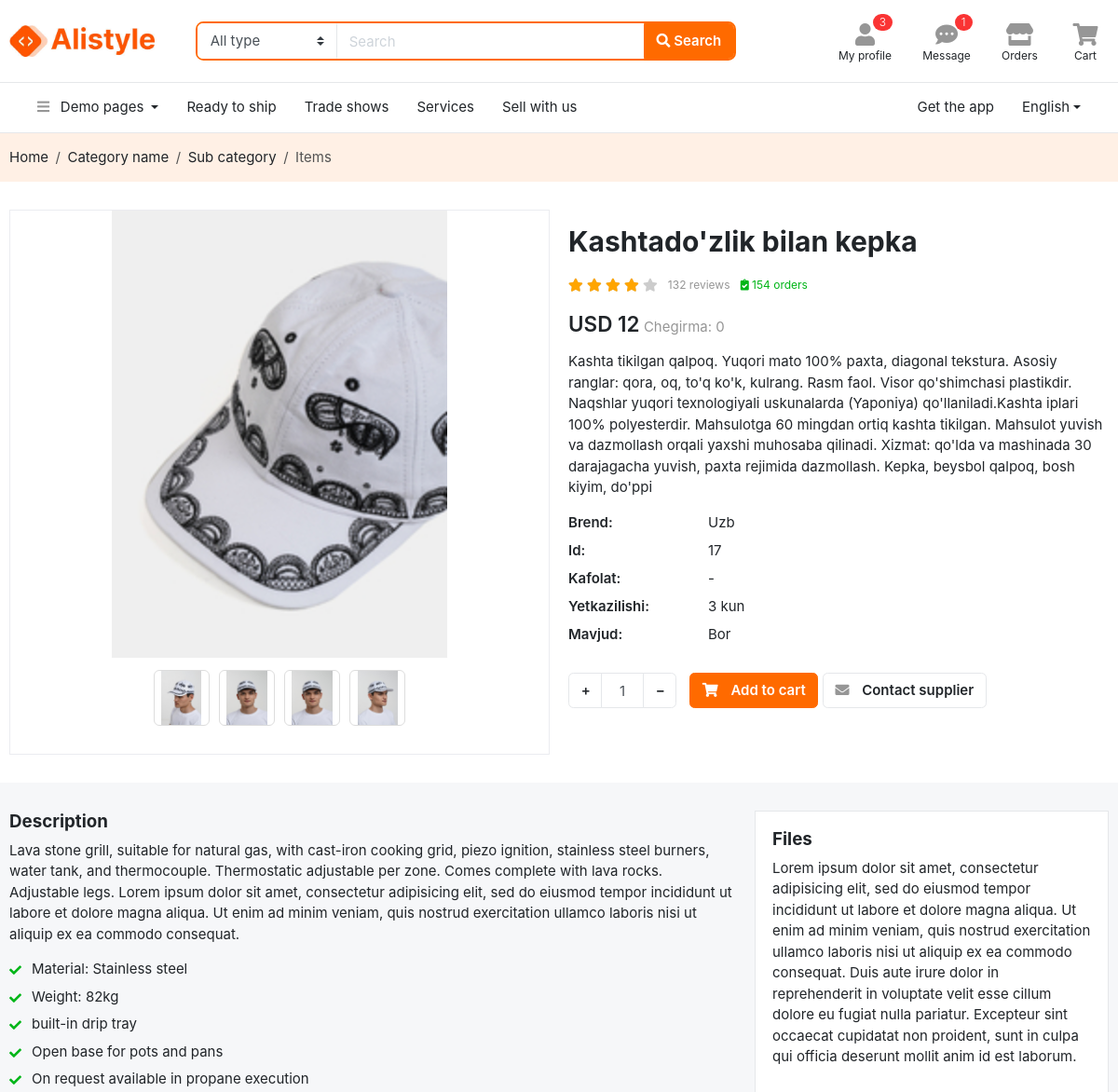
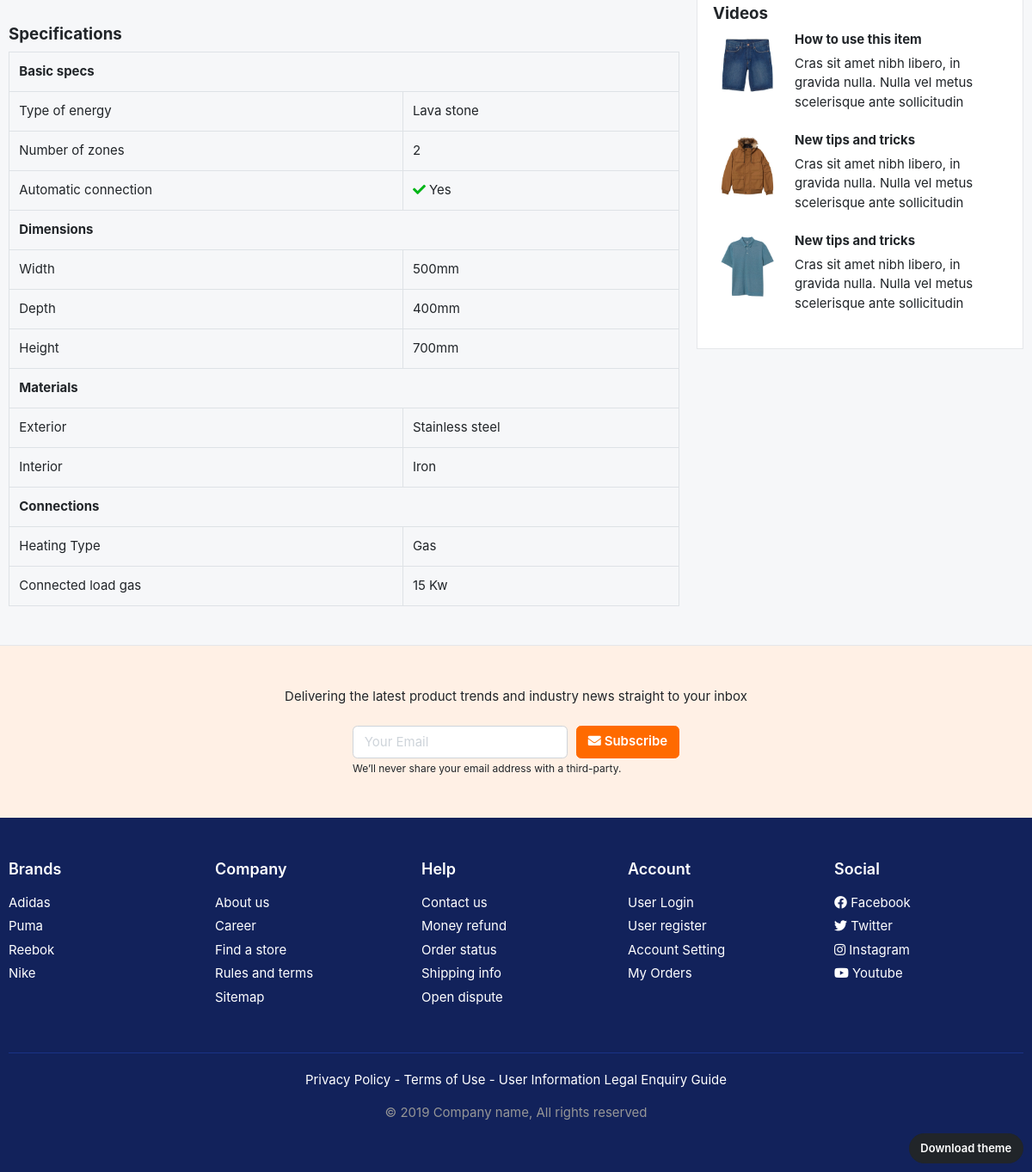
The app's page /asosiy/mahsulot/17/ with its own data (2 pictures, top to bottom).
### asosiyapp/models.py (models this page shows, shortened)
class Mahsulot(models.Model):
    nom = models.CharField(max_length=70)
    brend = models.CharField(max_length=70)
    batafsil = models.CharField(max_length=700)
    kafolat = models.CharField(max_length=70)
    yetkazish = models.CharField(max_length=70)
    narx = models.PositiveSmallIntegerField()
    chegirma = models.PositiveSmallIntegerField(default=0)
    mavjud = models.BooleanField(default=True)
    min_order = models.CharField(max_length=30, default="1 dona")
    ichki = models.ForeignKey(Ichki, on_delete=models.CASCADE)

class Rasm(models.Model):
    rasm = models.FileField(upload_to="mahsulotlar")
    mahsulot = models.ForeignKey(Mahsulot, on_delete=models.CASCADE, related_name='rasmlari')

### asosiyapp/views.py (the view)
# urls.py: path('mahsulot/<int:pk>/', MahsulotView.as_view(), name='mahsulot'),
class MahsulotView(View):
    def get(self, request,pk):
        context = {
            "mahsulot": Mahsulot.objects.get(id=pk),
        }
        return render(request,'page-detail-product.html', context)

### templates/page-detail-product.html (shortened to what this page needs)
{% extends 'header.html' %}
{% block content %}
<section class="py-3 bg-light">
  <div class="container">
    <ol class="breadcrumb">
        <li class="breadcrumb-item"><a href="/asosiy/">Home</a></li>
        <li class="breadcrumb-item"><a href="/asosiy/bolimlar/">Category name</a></li>
        <li class="breadcrumb-item"><a href="/asosiy/bolim/ichki/{{mahsulot.id}}/">Sub category</a></li>
        <li class="breadcrumb-item active" aria-current="page">Items</li>
    </ol>
  </div>
</section>
<section class="section-content bg-white padding-y">
<div class="container">
	<div class="row">
		<aside class="col-md-6">
<div class="card">
<article class="gallery-wrap">
	<div class="img-big-wrap">
	  <div> <a href="#"><img src="{{mahsulot.rasmlari.first.rasm.url}}"></a></div>
	</div>
	<div class="thumbs-wrap">
        {% for i in mahsulot.rasmlari.all|slice:"1:5" %}
	  <a href="#" class="item-thumb"> <img src="{{i.rasm.url}}"></a>
        {% endfor %}
	</div>
</article>
</div>
		</aside>
		<main class="col-md-6">
<article class="product-info-aside">
<h2 class="title mt-3">{{mahsulot.nom}}</h2>
<div class="rating-wrap my-3">
	<ul class="rating-stars">
		<li style="width:80%" class="stars-active">
			<i class="fa fa-star"></i> <i class="fa fa-star"></i>
			<i class="fa fa-star"></i> <i class="fa fa-star"></i>
		</li>
		<li>
			<i class="fa fa-star"></i> <i class="fa fa-star"></i>
			<i class="fa fa-star"></i> <i class="fa fa-star"></i>
			<i class="fa fa-star"></i>
		</li>
	</ul>
	<small class="label-rating text-muted">132 reviews</small>
	<small class="label-rating text-success"> <i class="fa fa-clipboard-check"></i> 154 orders </small>
</div>
<div class="mb-3">
	<var class="price h4">USD {{mahsulot.narx}}</var>
	<span class="text-muted">Chegirma: {{mahsulot.chegirma}}</span>
</div>
<p>{{mahsulot.batafsil}}</p>
<dl class="row">
  <dt class="col-sm-3">Brend:</dt>
  <dd class="col-sm-9"><a href="#">{{mahsulot.brend}}</a></dd>
  <dt class="col-sm-3">Id:</dt>
  <dd class="col-sm-9">{{mahsulot.id}}</dd>
  <dt class="col-sm-3">Kafolat:</dt>
  <dd class="col-sm-9">{{mahsulot.kafolat}}</dd>
  <dt class="col-sm-3">Yetkazilishi:</dt>
  <dd class="col-sm-9">{{mahsulot.yetkazish}}</dd>
  <dt class="col-sm-3">Mavjud:</dt>
    {% if mahsulot.mavjud %}
  <dd class="col-sm-9">Bor</dd>
    {% else %}
  <dd class="col-sm-9">Yo'q</dd>
    {% endif %}
</dl>
	<div class="form-row  mt-4">
		<div class="form-group col-md flex-grow-0">
			<div class="input-group mb-3 input-spinner">
			  <div class="input-group-prepend">
			    <button class="btn btn-light" type="button" id="button-plus"> + </button>
			  </div>
			  <input type="text" class="form-control" value="1">
			  <div class="input-group-append">
			    <button class="btn btn-light" type="button" id="button-minus"> &minus; </button>
			  </div>
			</div>
		</div>
		<div class="form-group col-md">
			<a href="/buyurtma/savat-qoshish/{{mahsulot.id}}/"  class="btn  btn-primary">
				<i class="fas fa-shopping-cart"></i> <span class="text">Add to cart</span>
			</a>
			<a href="#" class="btn btn-light">
        <i class="fas fa-envelope"></i> <span class="text">Contact supplier</span>
			</a>
		</div>
	</div>
</article>
		</main>
	</div>
</div>
</section>
<section class="section-name padding-y bg">
<div class="container">
<div class="row">
	<div class="col-md-8">
		<h5 class="title-description">Description</h5>
		<p>
			Lava stone grill, suitable for natural gas, with cast-iron cooking grid, piezo ignition, stainless steel burners, water tank, and thermocouple. Thermostatic adjustable per zone. Comes complete with lava rocks. Adjustable legs. Lorem ipsum dolor sit amet, consectetur adipisicing elit, sed do eiusmod
			tempor incididunt ut labore et dolore magna aliqua. Ut enim ad minim veniam,
			quis nostrud exercitation ullamco laboris nisi ut aliquip ex ea commodo
			consequat.
		</p>
		<ul class="list-check">
		<li>Material: Stainless steel</li>
		<li>Weight: 82kg</li>
		<li>built-in drip tray</li>
		<li>Open base for pots and pans</li>
		<li>On request available in propane execution</li>
		</ul>
		<h5 class="title-description">Specifications</h5>
		<table class="table table-bordered">
			<tr> <th colspan="2">Basic specs</th> </tr>
			<tr> <td>Type of energy</td><td>Lava stone</td> </tr>
			<tr> <td>Number of zones</td><td>2</td> </tr>
			<tr> <td>Automatic connection	</td> <td> <i class="fa fa-check text-success"></i> Yes </td></tr>
			<tr> <th colspan="2">Dimensions</th> </tr>
			<tr> <td>Width</td><td>500mm</td> </tr>
			<tr> <td>Depth</td><td>400mm</td> </tr>
			<tr> <td>Height	</td><td>700mm</td> </tr>
			<tr> <th colspan="2">Materials</th> </tr>
			<tr> <td>Exterior</td><td>Stainless steel</td> </tr>
			<tr> <td>Interior</td><td>Iron</td> </tr>
			<tr> <th colspan="2">Connections</th> </tr>
			<tr> <td>Heating Type</td><td>Gas</td> </tr>
			<tr> <td>Connected load gas</td><td>15 Kw</td> </tr>
		</table>
	</div>
	<aside class="col-md-4">
		<div class="box">
		<h5 class="title-description">Files</h5>
			<p>
				Lorem ipsum dolor sit amet, consectetur adipisicing elit, sed do eiusmod
        tempor incididunt ut labore et dolore magna aliqua. Ut enim ad minim veniam,
        quis nostrud exercitation ullamco laboris nisi ut aliquip ex ea commodo
        consequat. Duis aute irure dolor in reprehenderit in voluptate velit esse
        cillum dolore eu fugiat nulla pariatur. Excepteur sint occaecat cupidatat non
        proident, sunt in culpa qui officia deserunt mollit anim id est laborum.
			</p>
    <h5 class="title-description">Videos</h5>
    <article class="media mb-3">
      <a href="#"><img class="img-sm mr-3" src="images/posts/3.jpg"></a>
      <div class="media-body">
        <h6 class="mt-0"><a href="#">How to use this item</a></h6>
        <p class="mb-2"> Cras sit amet nibh libero, in gravida nulla. Nulla vel metus scelerisque ante sollicitudin </p>
      </div>
    </article>
    <article class="media mb-3">
      <a href="#"><img class="img-sm mr-3" src="images/posts/2.jpg"></a>
      <div class="media-body">
        <h6 class="mt-0"><a href="#">New tips and tricks</a></h6>
        <p class="mb-2"> Cras sit amet nibh libero, in gravida nulla. Nulla vel metus scelerisque ante sollicitudin </p>
      </div>
    </article>
    <article class="media mb-3">
      <a href="#"><img class="img-sm mr-3" src="images/posts/1.jpg"></a>
      <div class="media-body">
        <h6 class="mt-0"><a href="#">New tips and tricks</a></h6>
        <p class="mb-2"> Cras sit amet nibh libero, in gravida nulla. Nulla vel metus scelerisque ante sollicitudin </p>
      </div>
    </article>
	</div>
	</aside>
</div>
</div>
</section>
<section class="padding-y-lg bg-light border-top">
<div class="container">
<p class="pb-2 text-center">Delivering the latest product trends and industry news straight to your inbox</p>
<div class="row justify-content-md-center">
  <div class="col-lg-4 col-sm-6">
<form class="form-row">
    <div class="col-8">
    <input class="form-control" placeholder="Your Email" type="email">
    </div>
    <div class="col-4">
    <button type="submit" class="btn btn-block btn-warning"> <i class="fa fa-envelope"></i> Subscribe </button>
    </div>
</form>
<small class="form-text">We’ll never share your email address with a third-party. </small>
  </div>
</div>
</div>
</section>
{% endblock %}

### static/css/ui.css (style rules this page uses)
html { font-family:'Inter', sans-serif;font-size:15px }
.img-xs,.img-sm,.img-md,.img-lg { -o-object-fit:cover;object-fit:cover;-ms-flex-negative:0;flex-shrink:0;-webkit-box-flex:0;-ms-flex-positive:0;flex-grow:0 }
.img-sm { width:80px;height:80px }
.padding-y { padding-top:30px;padding-bottom:30px }
.padding-y-lg { padding-top:48px;padding-bottom:48px }
var { font-style:normal }
article:after,.form-group:after { display:block;clear:both;content:"" }
.bg { background-color:#f6f7f9 }
.bg-white { background-color:#fff }
p:last-child { margin-bottom:0 }
.btn-light { background-color:#fff;border-color:#e5e7ea }
.btn-light i { color:#969696 }
.btn i+.text { margin-left:10px }
dl[class="row"] { margin-bottom:0 }
[class*="list-"] li:after { visibility:hidden;display:block;content:"";overflow:hidden;height:0;clear:both }
.list-check { padding-left:0;list-style:none }
.list-check>li { position:relative;padding-left:24px;margin-bottom:7px }
.list-check>li::before { font-family:'Font Awesome 5 Free';font-weight:900;font-size:13px;color:#00b517;position:absolute;top:3px;left:0;content:"\f00c" }
.price { font-weight:600;color:#212529 }
.box { padding:18px;background:#fff;border:1px solid #e5e7ea }
.box img { max-width:100% }
.label-rating { margin-left:7px;display:inline-block;vertical-align:middle }
.rating-stars { display:inline-block;vertical-align:middle;list-style:none;margin:0;padding:0;position:relative;white-space:nowrap;clear:both }
.rating-stars i { font-size:14px;color:#ccc;display:inline }
.rating-stars li { display:block;text-overflow:clip;white-space:nowrap;z-index:1 }
.rating-stars li.stars-active { z-index:2;position:absolute;top:0;left:0;overflow:hidden }
.rating-stars li.stars-active i { color:orange }
.input-spinner { width:120px;-ms-flex-wrap:nowrap;flex-wrap:nowrap;display:-webkit-inline-box;display:-ms-inline-flexbox;display:inline-flex }
.input-spinner input.form-control { text-align:center;max-width:46px;-ms-flex-preferred-size:46px;flex-basis:46px;border-color:#e5e7ea;-webkit-box-flex:0;-ms-flex-positive:0;flex-grow:0 }
.input-spinner .btn { width:36px;text-align:center }
body { background-color:#f6f7f9 }
.gallery-wrap .img-big-wrap { margin-bottom:10px;border-radius:.37rem;overflow:hidden;background-color:#fff }
.gallery-wrap .img-big-wrap a { text-align:center;display:block }
.gallery-wrap .img-big-wrap img { height:480px;width:auto;display:inline-block;cursor:-webkit-zoom-in;cursor:zoom-in }
.gallery-wrap .thumbs-wrap { text-align:center;margin-bottom:20px }
.gallery-wrap .thumbs-wrap .item-thumb { width:60px;height:60px;border:1px solid #ddd;border-radius:6px;margin:3px;display:inline-block;overflow:hidden }
.gallery-wrap .thumbs-wrap img { max-width:100%;max-height:100%;-o-object-fit:cover;object-fit:cover;cursor:-webkit-zoom-in;cursor:zoom-in }
.title-description:not(:first-child) { margin-top:30px }

### records on screen
Mahsulot: rasmlari.first.rasm (picture), nom "Kashtado'zlik bilan kepka", narx "12", chegirma "0", batafsil "Kashta tikilgan qalpoq. Yuqori mato 100% paxta, diagonal tekstura. Asosiy ranglar: qora, oq, to'q ko'k, kulrang. Rasm faol. Visor qo'shimchasi plastikdir. Naqshlar yuqori texnologiyali uskunalarda (Yaponiya) qo'llaniladi.Kashta iplari 100% polyesterdir. Mahsulotga 60 mingdan ortiq kashta tikilgan. Mahsulot yuvish va dazmollash orqali yaxshi muhosaba qilinadi. Xizmat: qo'lda va mashinada 30 darajagacha yuvish, paxta rejimida dazmollash. Kepka, beysbol qalpoq, bosh kiyim, do'ppi", brend "Uzb", id "17", kafolat "-", yetkazish "3 kun"
Rasm: rasm (picture)
Rasm: rasm (picture)
Rasm: rasm (picture)
Rasm: rasm (picture)
